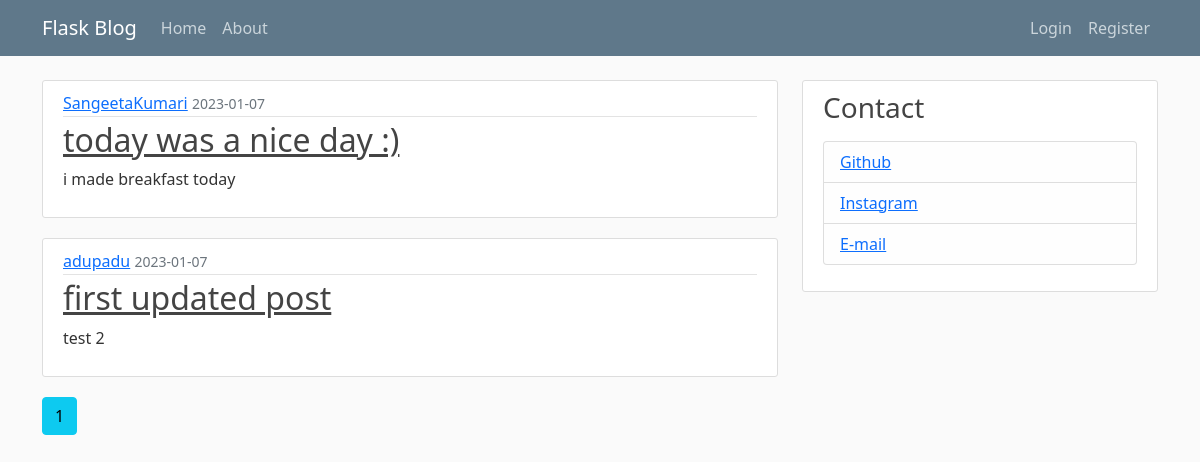
The app's page /home, older data.
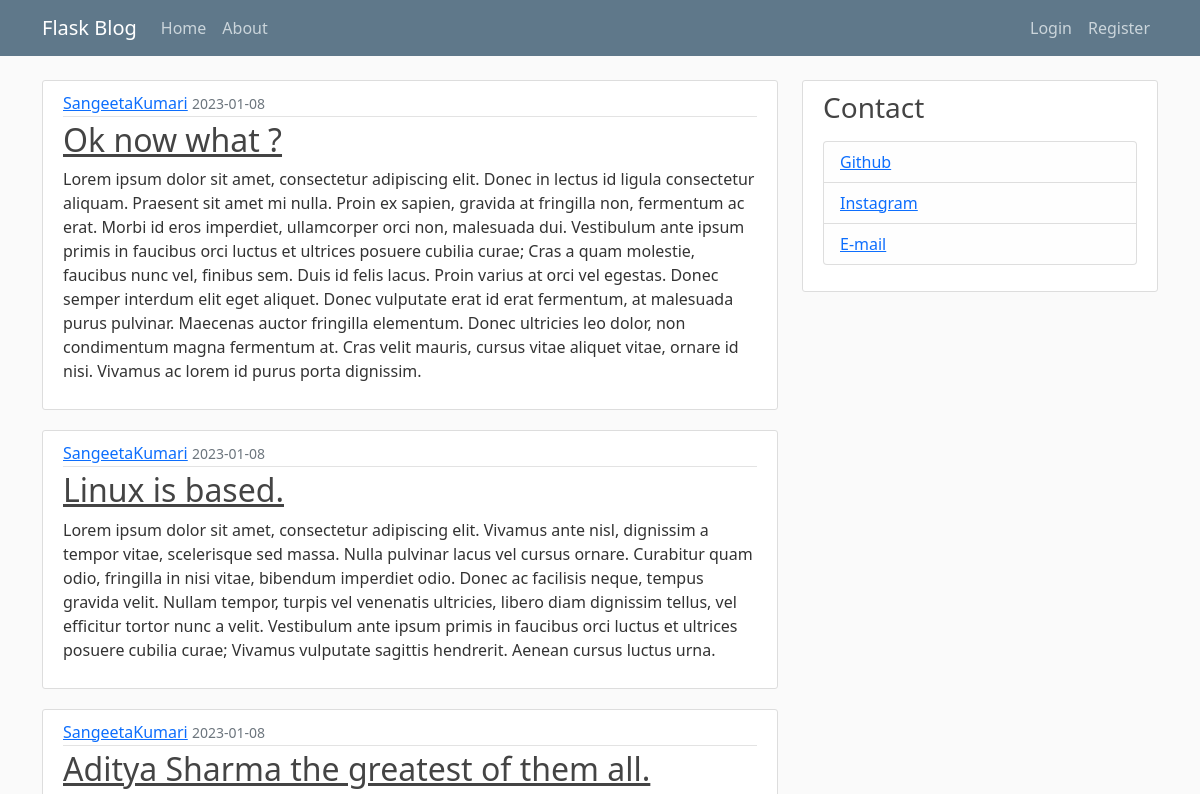
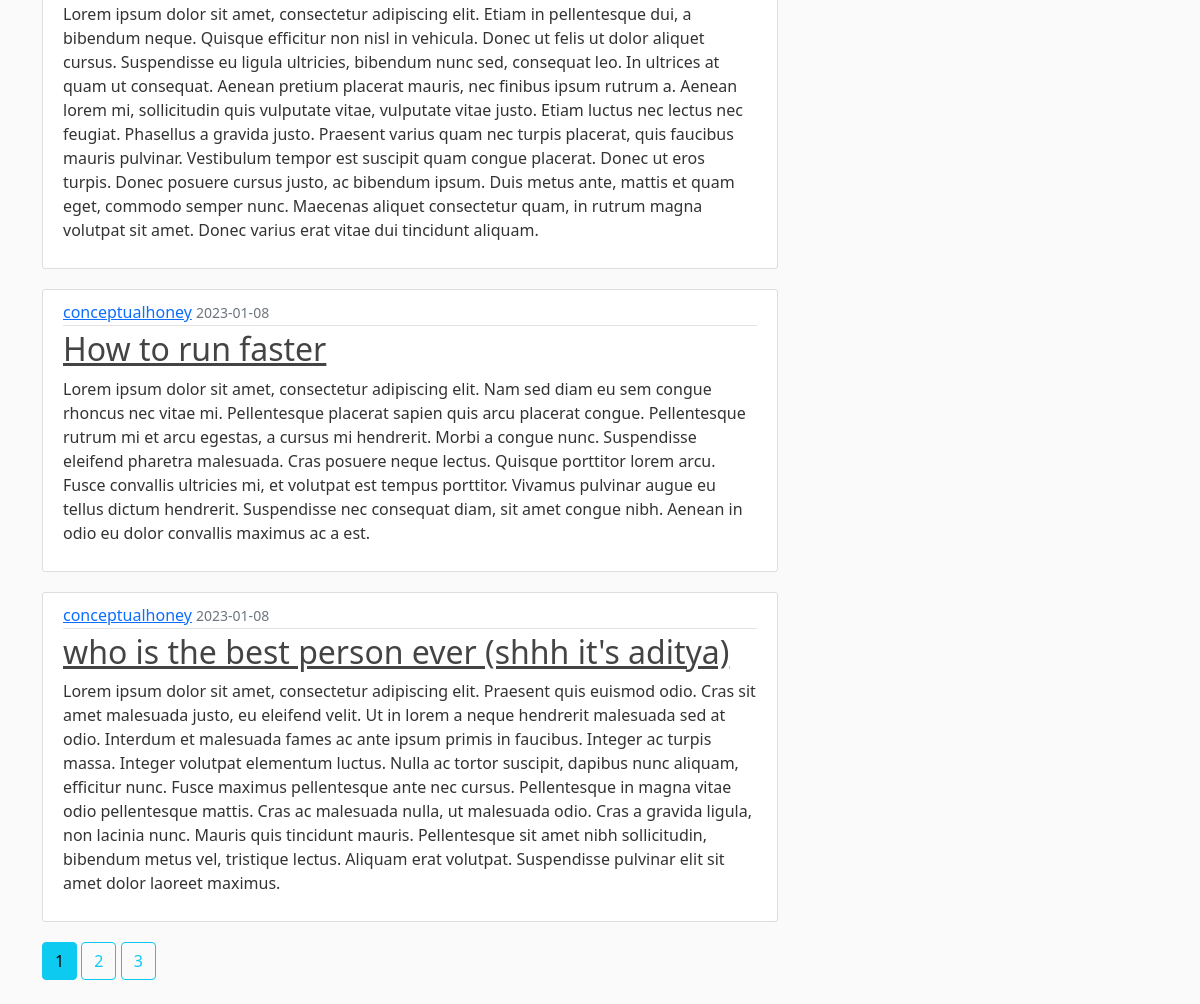
The same page, newer data (2 pictures, top to bottom).
### flaskblog/models.py (models this page shows, shortened)
class Post(db.Model):
    id = db.Column(db.Integer, primary_key=True)
    title = db.Column(db.String(100), nullable=False)
    date_posted = db.Column(db.DateTime, nullable=False, default=datetime.utcnow)
    content = db.Column(db.Text, nullable=False)
    user_id = db.Column(db.Integer, db.ForeignKey('user.id'), nullable=False)

class User(db.Model, UserMixin):
    id = db.Column(db.Integer, primary_key=True)
    username = db.Column(db.String(20), unique=True, nullable=False)
    email = db.Column(db.String(120), unique=True, nullable=False)
    image_file = db.Column(db.String(20), nullable=False, default='default.jpg')
    password = db.Column(db.String(60), nullable=False)
    posts = db.relationship('Post', backref='author', lazy=True)

### flaskblog/main/routes.py (the view)
@main.route("/")
@main.route("/home")
def home():
    page = request.args.get('page', 1, type=int)
    posts = Post.query.order_by(Post.date_posted.desc()).paginate(per_page=5, page=page)
    return render_template('home.html', posts=posts)

### flaskblog/templates/home.html
{% extends "layout.html" %}
{% block content %}
    {% for post in posts.items %}
    <article class="media content-section">
      <div class="media-body">
        <div class="article-metadata">
            <a class="mr-2" href="{{ url_for('users.user_posts', username=post.author.username)}}">{{ post.author.username }}</a>
          <small class="text-muted">{{ post.date_posted.strftime('%Y-%m-%d') }}</small>
        </div>
        <h2><a class="article-title" href="{{ url_for('posts.post', post_id=post.id )}}">{{ post.title }}</a></h2>
        <p class="article-content">{{ post.content }}</p>
      </div>
    </article>
    {% endfor %}
    {% for page_num in posts.iter_pages(left_edge=1, right_edge=1, left_current=1, right_current=2) %}
        {% if page_num %}
            {% if posts.page == page_num %}
                <a class="btn btn-info mb-4" href="{{ url_for('main.home', page=page_num) }}">{{ page_num }}</a>
            {% else %}
                <a class="btn btn-outline-info mb-4" href="{{ url_for('main.home', page=page_num) }}">{{ page_num }}</a>
            {% endif %}
        {% else %}
            ...
        {% endif %}
    {% endfor %}
{% endblock content %}

Row changes from the older to the newer data that the page shows:
no longer on this page (row unchanged): Post: author.username "SangeetaKumari", date_posted "2023-01-07", title "today was a nice day :)", content "i made breakfast today"
no longer on this page (row unchanged): Post: author.username "adupadu", date_posted "2023-01-07", title "first updated post", content "test 2"
added Post: author.username "SangeetaKumari", date_posted "2023-01-08", title "Ok now what ?", content "Lorem ipsum dolor sit amet, consectetur adipiscing elit. Donec in lectus id ligula consectetur aliquam. Praesent sit amet mi nulla. Proin ex sapien, gravida at fringilla non, fermentum ac erat. Morbi id eros imperdiet, ullamcorper orci non, malesuada dui. Vestibulum ante ipsum primis in faucibus orci luctus et ultrices posuere cubilia curae; Cras a quam molestie, faucibus nunc vel, finibus sem. Duis id felis lacus. Proin varius at orci vel egestas. Donec semper interdum elit eget aliquet. Donec vulputate erat id erat fermentum, at malesuada purus pulvinar. Maecenas auctor fringilla elementum. Donec ultricies leo dolor, non condimentum magna fermentum at. Cras velit mauris, cursus vitae…"
added Post: author.username "SangeetaKumari", date_posted "2023-01-08", title "Linux is based.", content "Lorem ipsum dolor sit amet, consectetur adipiscing elit. Vivamus ante nisl, dignissim a tempor vitae, scelerisque sed massa. Nulla pulvinar lacus vel cursus ornare. Curabitur quam odio, fringilla in nisi vitae, bibendum imperdiet odio. Donec ac facilisis neque, tempus gravida velit. Nullam tempor, turpis vel venenatis ultricies, libero diam dignissim tellus, vel efficitur tortor nunc a velit. Vestibulum ante ipsum primis in faucibus orci luctus et ultrices posuere cubilia curae; Vivamus vulputate sagittis hendrerit. Aenean cursus luctus urna."
added Post: author.username "SangeetaKumari", date_posted "2023-01-08", title "Aditya Sharma the greatest of them all.", content "Lorem ipsum dolor sit amet, consectetur adipiscing elit. Etiam in pellentesque dui, a bibendum neque. Quisque efficitur non nisl in vehicula. Donec ut felis ut dolor aliquet cursus. Suspendisse eu ligula ultricies, bibendum nunc sed, consequat leo. In ultrices at quam ut consequat. Aenean pretium placerat mauris, nec finibus ipsum rutrum a. Aenean lorem mi, sollicitudin quis vulputate vitae, vulputate vitae justo. Etiam luctus nec lectus nec feugiat. Phasellus a gravida justo. Praesent varius quam nec turpis placerat, quis faucibus mauris pulvinar. Vestibulum tempor est suscipit quam congue placerat. Donec ut eros turpis. Donec posuere cursus justo, ac bibendum ipsum. Duis metus ante,…"
added Post: author.username "conceptualhoney", date_posted "2023-01-08", title "How to run faster", content "Lorem ipsum dolor sit amet, consectetur adipiscing elit. Nam sed diam eu sem congue rhoncus nec vitae mi. Pellentesque placerat sapien quis arcu placerat congue. Pellentesque rutrum mi et arcu egestas, a cursus mi hendrerit. Morbi a congue nunc. Suspendisse eleifend pharetra malesuada. Cras posuere neque lectus. Quisque porttitor lorem arcu. Fusce convallis ultricies mi, et volutpat est tempus porttitor. Vivamus pulvinar augue eu tellus dictum hendrerit. Suspendisse nec consequat diam, sit amet congue nibh. Aenean in odio eu dolor convallis maximus ac a est."
added Post: author.username "conceptualhoney", date_posted "2023-01-08", title "who is the best person ever (shhh it's aditya)", content "Lorem ipsum dolor sit amet, consectetur adipiscing elit. Praesent quis euismod odio. Cras sit amet malesuada justo, eu eleifend velit. Ut in lorem a neque hendrerit malesuada sed at odio. Interdum et malesuada fames ac ante ipsum primis in faucibus. Integer ac turpis massa. Integer volutpat elementum luctus. Nulla ac tortor suscipit, dapibus nunc aliquam, efficitur nunc. Fusce maximus pellentesque ante nec cursus. Pellentesque in magna vitae odio pellentesque mattis. Cras ac malesuada nulla, ut malesuada odio. Cras a gravida ligula, non lacinia nunc. Mauris quis tincidunt mauris. Pellentesque sit amet nibh sollicitudin, bibendum metus vel, tristique lectus. Aliquam erat volutpat.…"
Text that changed along with them:
new list line: "2"
new list line: "3"
